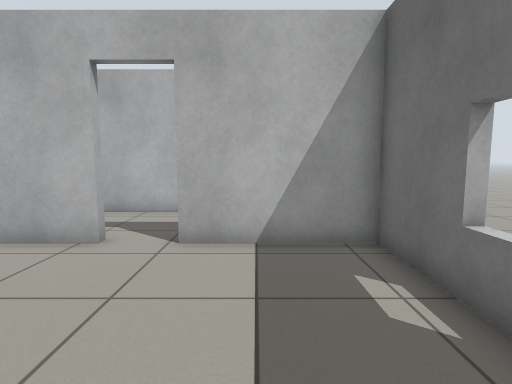
view 1 (above)

18 first-person views from a walk through a Gazebo world. The camera is 0.94 m above the floor, tilts 6° down and sees 80° across. The floor is counted in squares, 0.5 m on a side. Each view is taken from the middle of a square. On the plan, view 1 faces up. The plan holds only what a view shows up to about 16 squares ahead; the rest is blank. The place goes on beyond the plan.

view 2
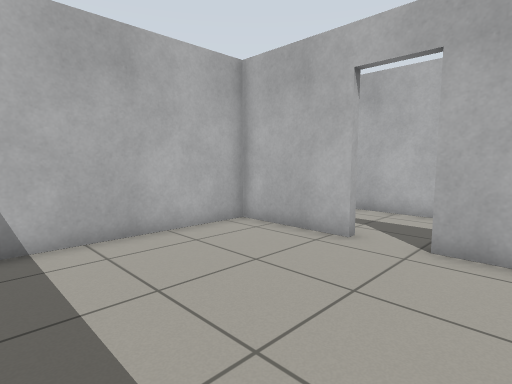

view 3
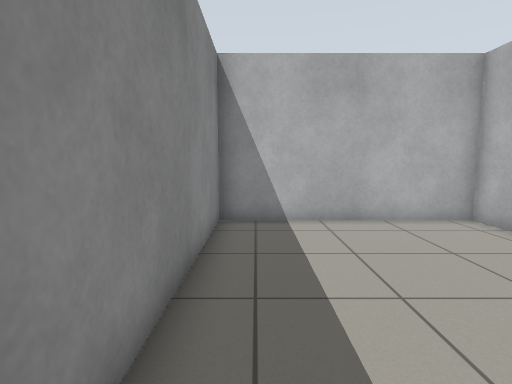

view 4
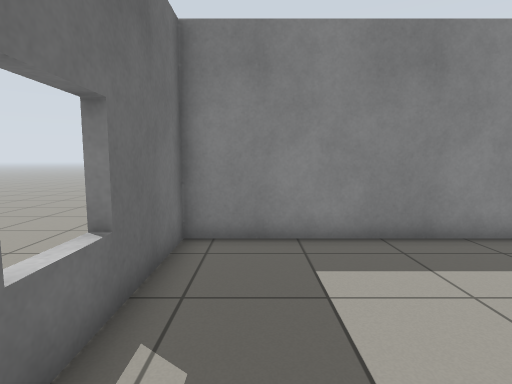

view 5
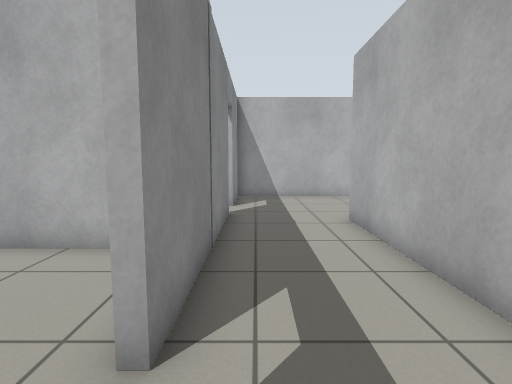

view 6
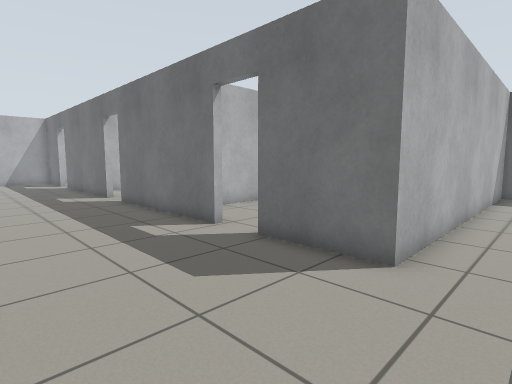

view 7
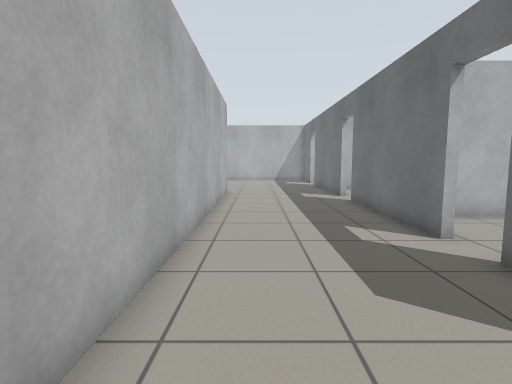

view 8
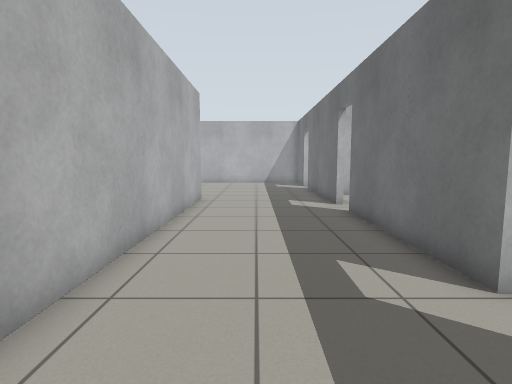

view 9
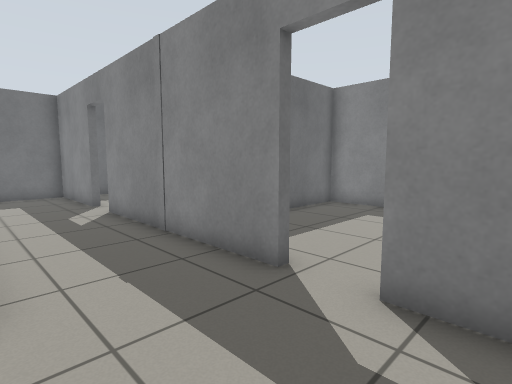

view 10
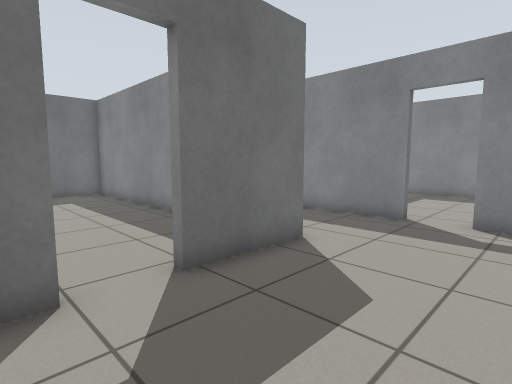

view 11
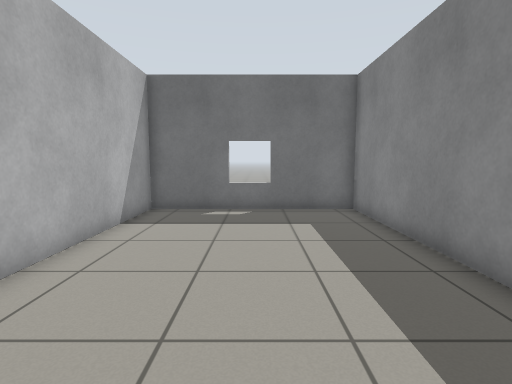

view 12
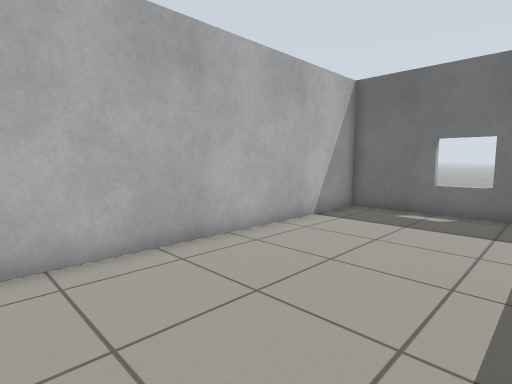

view 13
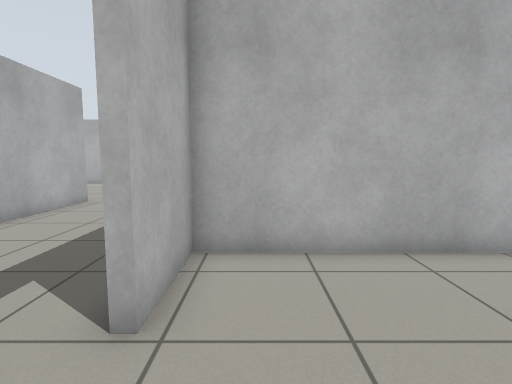

view 14
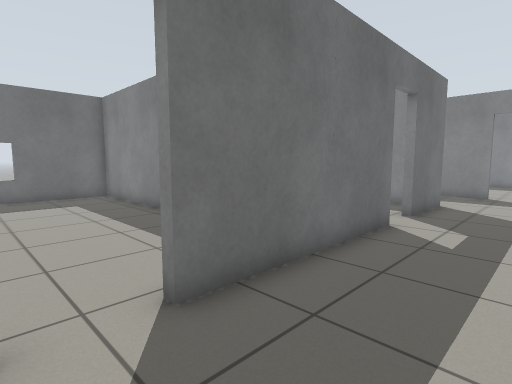

view 15
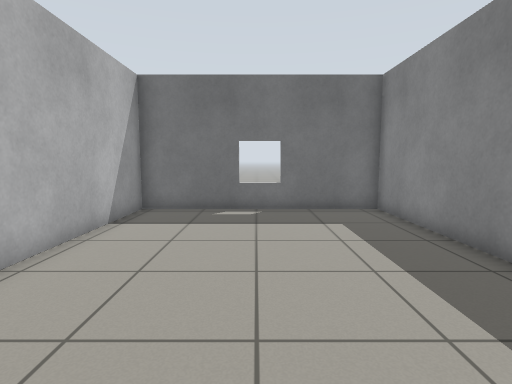

view 16
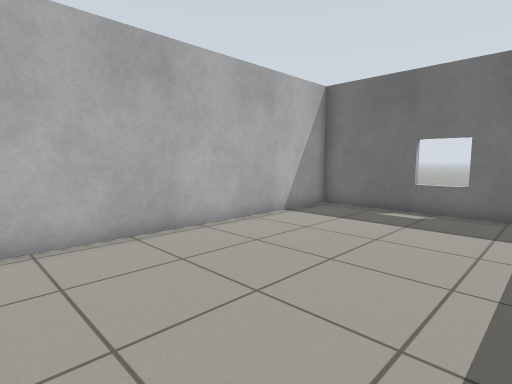

view 17
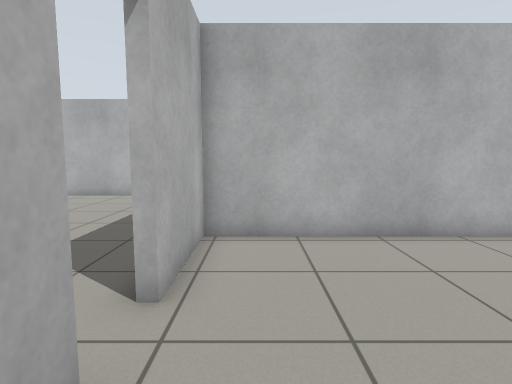

view 18
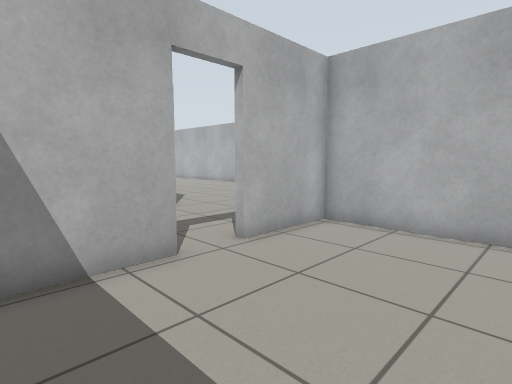

### Floor plan
Points are (right, up) in squares from view 1. A wall is a line through its corners. A room is listed if a view was taken in it or the views show most of it. See-through windows are left out.
Room 1 (views 1, 2, 3, 4)
walls: (-3.5, 6.8) (-7.4, 6.8) (-7.4, -1.1) (2.6, -1.1) (2.6, 6.8) (-1.8, 6.8)
ways out: open door at (-2.5, 7) to room 2
Room 2 (views 5, 6, 7, 8, 9, 10, 14)
walls: (-10.6, 16.1) (-10.6, 23.1); (-10.6, 24.8) (-10.6, 28.3); (-11.6, 7) (-3.5, 7); (-16.7, 26.9) (-16.7, 7) (-13.4, 7); (-1.8, 7) (2.6, 7) (2.6, 11) (-10.6, 11) (-10.6, 14.4)
ways out: open door at (-2.5, 7) to room 1; open door at (-10.3, 15.3) to room 3; open door at (-10.3, 23.7) to room 4; open door at (-12.5, 7)
Room 3 (views 11, 12, 13)
walls: (-4.9, 11.2) (2.6, 11.2) (2.6, 19) (-10.3, 19) (-10.3, 16.1); (-9.3, 11.2) (-8.6, 11.2)
ways out: open door at (-10.3, 15.3) to room 2
Room 4 (views 15, 16, 17, 18)
walls: (-3.6, 19.3) (2.6, 19.3) (2.6, 28.4) (-10.3, 28.4) (-10.3, 24.8); (-10.3, 23.1) (-10.3, 20.3)
ways out: open door at (-10.3, 23.7) to room 2

Positions as (right, up) in squares from view 1, and headings:
1: (0, 0), facing up
2: (0, 0), facing up-left
3: (2, 0), facing left
4: (1, 6), facing down
5: (-1, 8), facing left
6: (-16, 9), facing up-right
7: (-15, 9), facing up
8: (-14, 12), facing up
9: (-15, 11), facing down-right
10: (-15, 17), facing down-right
11: (-9, 15), facing right
12: (-9, 13), facing up-right
13: (-9, 13), facing up
14: (-14, 25), facing down-right
15: (-9, 24), facing right
16: (-9, 21), facing up-right
17: (-9, 21), facing up
18: (-5, 20), facing up-left
